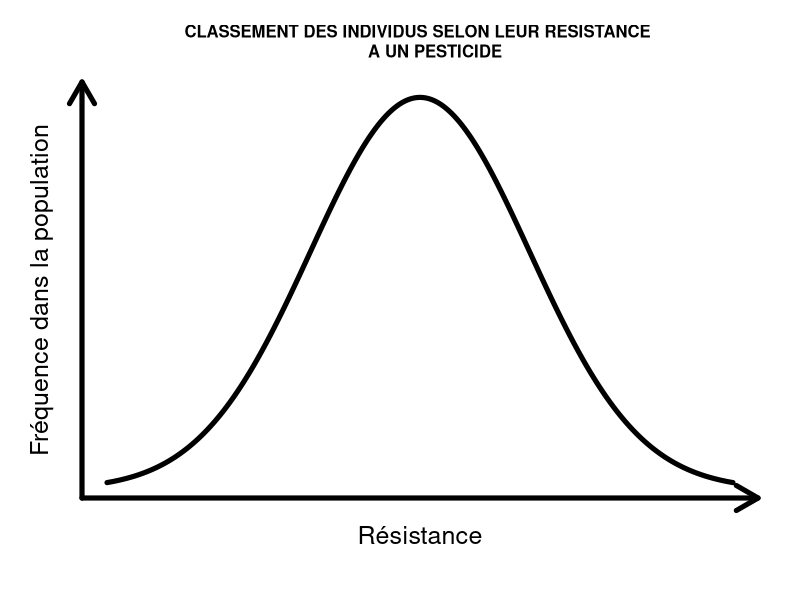
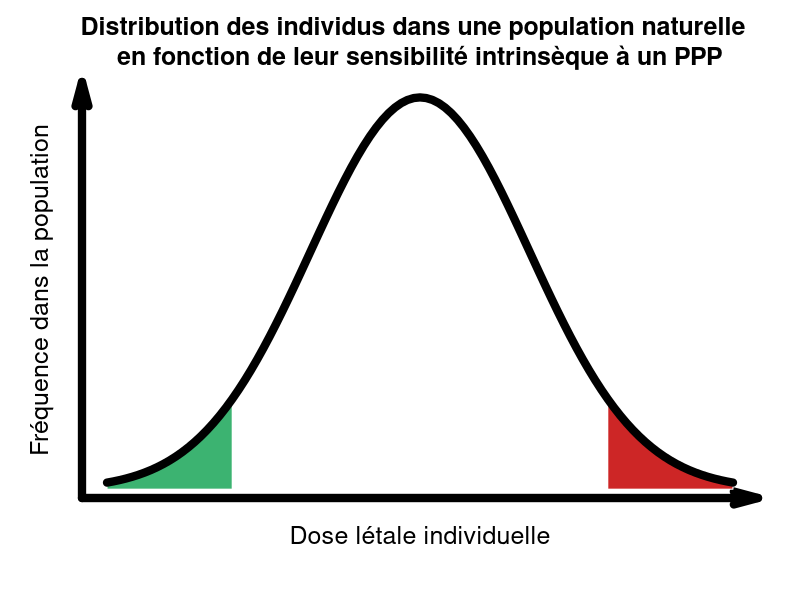
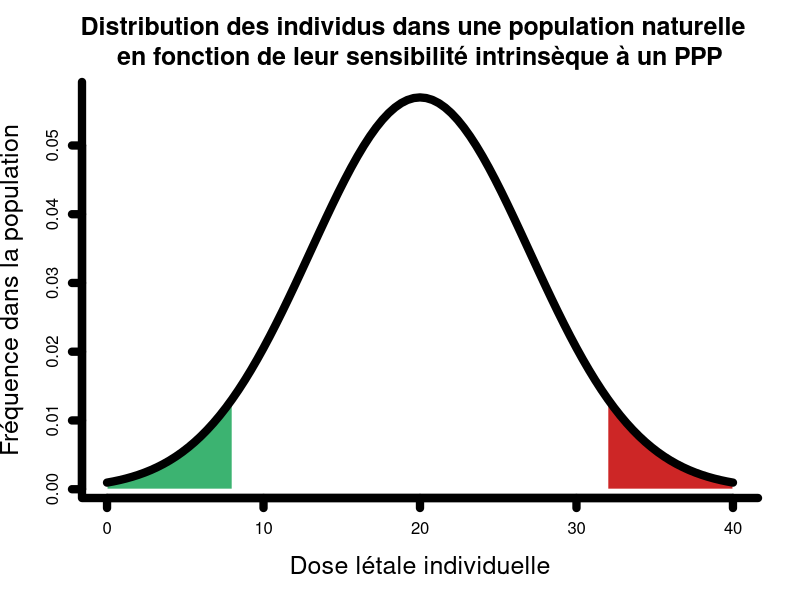
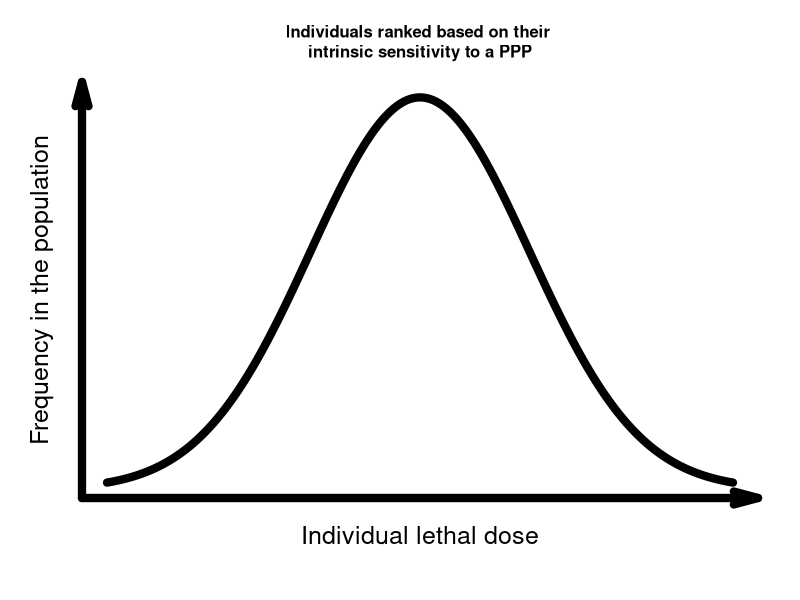
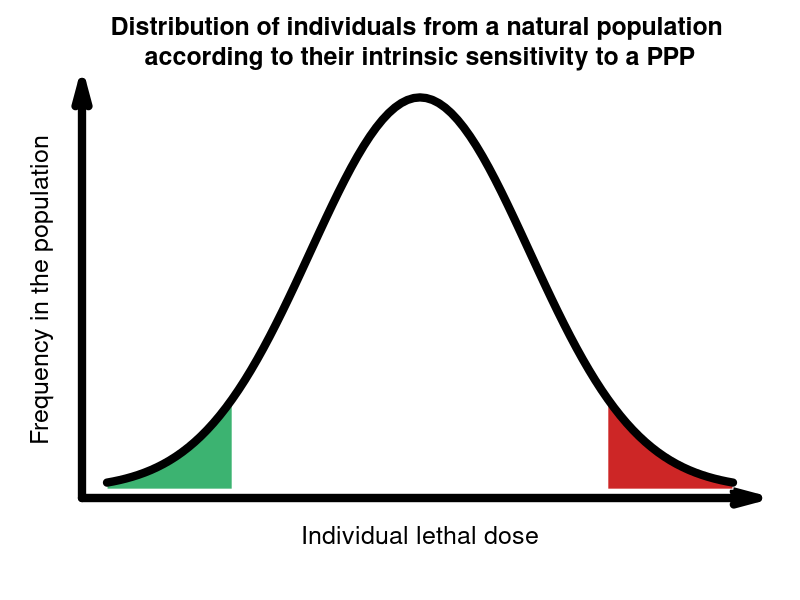
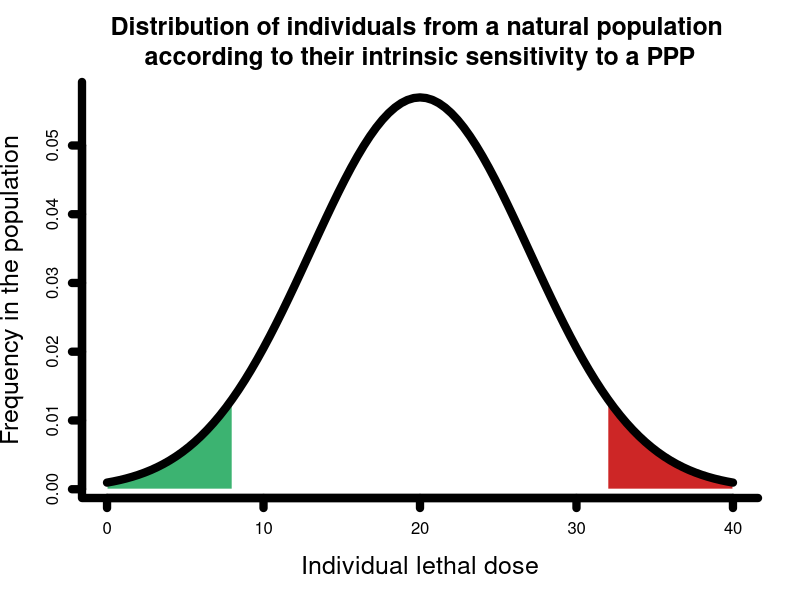

Recreate these plots in R, in order.
###############################################################################
###############################################################################
#Script for the figure of the resistance distribution and evolution
###############################################################################
###############################################################################


###############################################################################
#French versions of the figures
###############################################################################


#first a simple plot of the distribution with no tick and arrows at the 
#end of axis
curve(dnorm(x, mean=20, sd=7),from=0,to=40,lwd=5,xlab="",ylab="",n=10000,
      cex.lab=1.5,bty="l",main="CLASSEMENT DES INDIVIDUS SELON LEUR RESISTANCE 
      A UN PESTICIDE",
      cex.main=1,cex.axis=1,axes=FALSE)
u <- par("usr") 
arrows(u[1],u[3],u[2],u[3],code=2,xpd=TRUE,lwd=5)
mtext(side=1,text="Résistance",cex=1.5,line=1.5)
arrows(u[1],u[3],u[1],u[4],code=2,xpd=TRUE,lwd=5)
mtext(side=2,text="Fréquence dans la population",cex=1.5,line=1.5)
#export png 870 x 550

#the distribution of the quantitative resistance in a natural population
#with no tick and arrows at the end of axis
curve(dnorm(x, mean=20, sd=7),from=0,to=40,lwd=5,xlab="",ylab="",n=10000,
      main="Distribution des individus dans une population naturelle  
en fonction de leur sensibilité intrinsèque à un PPP",cex.main=1.5,
      cex.axis=1,cex.lab=1.5,bty="l",axes=FALSE)
u <- par("usr") 
arrows(u[1],u[3],u[2],u[3],code=2,xpd=TRUE,lwd=8,angle=15)
mtext(side=1,text="Dose létale individuelle",cex=1.5,line=1.5)
arrows(u[1],u[3],u[1],u[4],code=2,xpd=TRUE,lwd=8,angle=15)
mtext(side=2,text="Fréquence dans la population",cex=1.5,line=1.5)
# #adding the mean of the distribution
# segments(20,0,20,dnorm(0,sd=7),col='blue',lwd=4)
#display the more resistant percentile of the distribution
M<-20
EcarT<-7
xmin<-32
xmax<-40
X<-seq(xmin, xmax, length=1000)
Y<-dnorm(X, mean=M, sd=EcarT)
XX<-c(xmin,X,xmax,xmax,xmin)
YY<-c(0,Y,dnorm(xmax, mean=M,sd=EcarT),0,0)
polygon(XX,YY, border = 0,col="firebrick3")
#display the more sensitive percentile of the distribution
xmin<-0
xmax<-8
X<-seq(xmin, xmax, length=1000)
Y<-dnorm(X, mean=M, sd=EcarT)
XX<-c(xmin,X,xmax,xmax,xmin)
YY<-c(0,Y,dnorm(xmax, mean=M,sd=EcarT),0,0)
polygon(XX,YY, border = 0,col="mediumseagreen")
#finally we draw again the curve so the figure look clean
curve(dnorm(x, mean=20, sd=7),from=0,to=40,lwd=8,add=TRUE)
#export png 870 x 550

#another version of the distribution of the quantitative resistance in 
#a natural population, with tick on axis and gradation
curve(dnorm(x, mean=20, sd=7),from=0,to=40,lwd=5,
      xlab="Dose létale individuelle",
      ylab="Fréquence dans la population",n=10000,
      main="Distribution des individus dans une population naturelle  
en fonction de leur sensibilité intrinsèque à un PPP",cex.main=1.5,
      cex.axis=1,cex.lab=1.5,bty="l",axes=FALSE)
axis(1,lwd=8)
axis(2,lwd=8)
box(bty="l",lwd=8)
# #adding the mean of the distribution
# segments(20,0,20,dnorm(0,sd=7),col='blue',lwd=4)
#display the more resistant percentile of the distribution
M<-20
EcarT<-7
xmin<-32
xmax<-40
X<-seq(xmin, xmax, length=1000)
Y<-dnorm(X, mean=M, sd=EcarT)
XX<-c(xmin,X,xmax,xmax,xmin)
YY<-c(0,Y,dnorm(xmax, mean=M,sd=EcarT),0,0)
polygon(XX,YY, border = 0,col="firebrick3")
#display the more sensitive percentile of the distribution
xmin<-0
xmax<-8
X<-seq(xmin, xmax, length=1000)
Y<-dnorm(X, mean=M, sd=EcarT)
XX<-c(xmin,X,xmax,xmax,xmin)
YY<-c(0,Y,dnorm(xmax, mean=M,sd=EcarT),0,0)
polygon(XX,YY, border = 0,col="mediumseagreen")
#finally we draw again the curve so the figure look clean
curve(dnorm(x, mean=20, sd=7),from=0,to=40,lwd=8,add=TRUE)


###############################################################################
#English versions of the figures
###############################################################################


#first a simple plot of the distribution with no tick and arrows at the 
#end of axis
curve(dnorm(x, mean=20, sd=7),from=0,to=40,lwd=8,xlab="",ylab="",n=10000,
      cex.lab=1.5,bty="l",main="Individuals ranked based on their 
intrinsic sensitivity to a PPP",
      cex.main=1,cex.axis=1,axes=FALSE)
u <- par("usr") 
arrows(u[1],u[3],u[2],u[3],code=2,xpd=TRUE,lwd=8,angle=15)
mtext(side=1,text="Individual lethal dose",cex=1.5,line=1.5)
arrows(u[1],u[3],u[1],u[4],code=2,xpd=TRUE,lwd=8,angle=15)
mtext(side=2,text="Frequency in the population",cex=1.5,line=1.5)
#export png 870 x 550

#the distribution of the quantitative resistance in a natural population
#with no tick and arrows at the end of axis
curve(dnorm(x, mean=20, sd=7),from=0,to=40,lwd=5,xlab="",ylab="",n=10000,
      main="Distribution of individuals from a natural population 
according to their intrinsic sensitivity to a PPP",cex.main=1.5,
      cex.axis=1,cex.lab=1.5,bty="l",axes=FALSE)
u <- par("usr") 
arrows(u[1],u[3],u[2],u[3],code=2,xpd=TRUE,lwd=8,angle=15)
mtext(side=1,text="Individual lethal dose",cex=1.5,line=1.5)
arrows(u[1],u[3],u[1],u[4],code=2,xpd=TRUE,lwd=8,angle=15)
mtext(side=2,text="Frequency in the population",cex=1.5,line=1.5)
# #adding the mean of the distribution
# segments(20,0,20,dnorm(0,sd=7),col='blue',lwd=4)
#display the more resistant percentile of the distribution
M<-20
EcarT<-7
xmin<-32
xmax<-40
X<-seq(xmin, xmax, length=1000)
Y<-dnorm(X, mean=M, sd=EcarT)
XX<-c(xmin,X,xmax,xmax,xmin)
YY<-c(0,Y,dnorm(xmax, mean=M,sd=EcarT),0,0)
polygon(XX,YY, border = 0,col="firebrick3")
#display the more sensitive percentile of the distribution
xmin<-0
xmax<-8
X<-seq(xmin, xmax, length=1000)
Y<-dnorm(X, mean=M, sd=EcarT)
XX<-c(xmin,X,xmax,xmax,xmin)
YY<-c(0,Y,dnorm(xmax, mean=M,sd=EcarT),0,0)
polygon(XX,YY, border = 0,col="mediumseagreen")
#finally we draw again the curve so the figure look clean
curve(dnorm(x, mean=20, sd=7),from=0,to=40,lwd=8,add=TRUE)
#export png 870 x 550

#another version of the distribution of the quantitative resistance in 
#a natural population, with tick on axis and gradation
curve(dnorm(x, mean=20, sd=7),from=0,to=40,lwd=5,
      xlab="Individual lethal dose",
      ylab="Frequency in the population",n=10000,
      main="Distribution of individuals from a natural population 
according to their intrinsic sensitivity to a PPP",cex.main=1.5,
      cex.axis=1,cex.lab=1.5,bty="l",axes=FALSE)
axis(1,lwd=8)
axis(2,lwd=8)
box(bty="l",lwd=8)
# #adding the mean of the distribution
# segments(20,0,20,dnorm(0,sd=7),col='blue',lwd=4)
#display the more resistant percentile of the distribution
M<-20
EcarT<-7
xmin<-32
xmax<-40
X<-seq(xmin, xmax, length=1000)
Y<-dnorm(X, mean=M, sd=EcarT)
XX<-c(xmin,X,xmax,xmax,xmin)
YY<-c(0,Y,dnorm(xmax, mean=M,sd=EcarT),0,0)
polygon(XX,YY, border = 0,col="firebrick3")
#display the more sensitive percentile of the distribution
xmin<-0
xmax<-8
X<-seq(xmin, xmax, length=1000)
Y<-dnorm(X, mean=M, sd=EcarT)
XX<-c(xmin,X,xmax,xmax,xmin)
YY<-c(0,Y,dnorm(xmax, mean=M,sd=EcarT),0,0)
polygon(XX,YY, border = 0,col="mediumseagreen")
#finally we draw again the curve so the figure look clean
curve(dnorm(x, mean=20, sd=7),from=0,to=40,lwd=8,add=TRUE)


###############################################################################
#END
###############################################################################